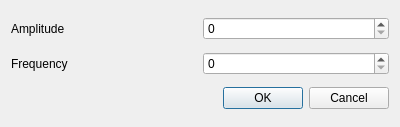
<?xml version="1.0" encoding="UTF-8"?>
<ui version="4.0">
 <class>DAWiggle</class>
 <widget class="QDialog" name="DAWiggle">
  <property name="geometry">
   <rect>
    <x>0</x>
    <y>0</y>
    <width>400</width>
    <height>127</height>
   </rect>
  </property>
  <property name="windowTitle">
   <string>Dialog</string>
  </property>
  <layout class="QVBoxLayout" name="verticalLayout">
   <item>
    <layout class="QHBoxLayout" name="horizontalLayout">
     <item>
      <widget class="QLabel" name="label">
       <property name="text">
        <string>Amplitude</string>
       </property>
      </widget>
     </item>
     <item>
      <widget class="QSpinBox" name="spinBox"/>
     </item>
    </layout>
   </item>
   <item>
    <layout class="QHBoxLayout" name="horizontalLayout_2">
     <item>
      <widget class="QLabel" name="label_2">
       <property name="text">
        <string>Frequency</string>
       </property>
      </widget>
     </item>
     <item>
      <widget class="QSpinBox" name="spinBox_2"/>
     </item>
    </layout>
   </item>
   <item>
    <widget class="QDialogButtonBox" name="buttonBox">
     <property name="orientation">
      <enum>Qt::Horizontal</enum>
     </property>
     <property name="standardButtons">
      <set>QDialogButtonBox::Cancel|QDialogButtonBox::Ok</set>
     </property>
    </widget>
   </item>
  </layout>
 </widget>
 <resources/>
 <connections>
  <connection>
   <sender>buttonBox</sender>
   <signal>accepted()</signal>
   <receiver>DAWiggle</receiver>
   <slot>accept()</slot>
   <hints>
    <hint type="sourcelabel">
     <x>248</x>
     <y>254</y>
    </hint>
    <hint type="destinationlabel">
     <x>157</x>
     <y>274</y>
    </hint>
   </hints>
  </connection>
  <connection>
   <sender>buttonBox</sender>
   <signal>rejected()</signal>
   <receiver>DAWiggle</receiver>
   <slot>reject()</slot>
   <hints>
    <hint type="sourcelabel">
     <x>316</x>
     <y>260</y>
    </hint>
    <hint type="destinationlabel">
     <x>286</x>
     <y>274</y>
    </hint>
   </hints>
  </connection>
 </connections>
</ui>
